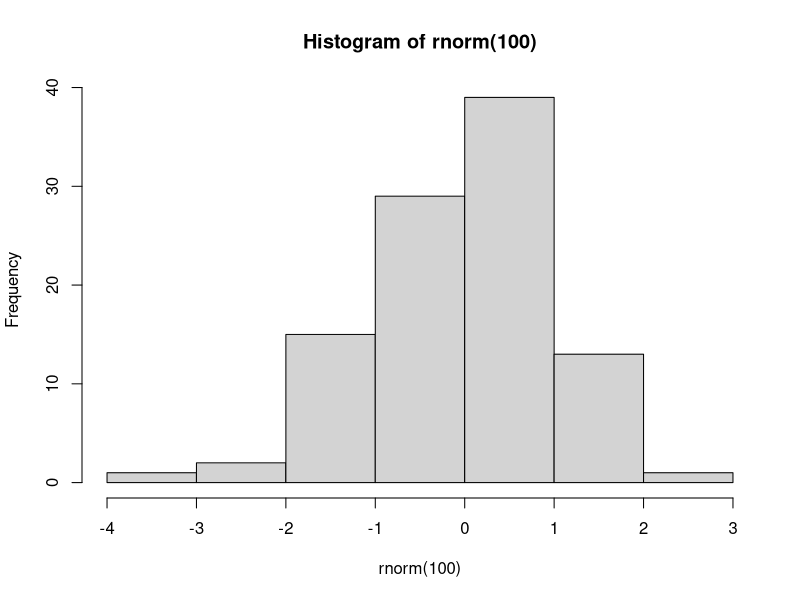

Source code (R):
## ---- chunk 1
#| include: false

# figure options
knitr::opts_chunk$set(
  fig.width = 10, fig.asp = 0.618,
  fig.retina = 3, dpi = 300, fig.align = "center"
)
## ---- chunk 2
#| echo: fenced

hist(rnorm(100))
